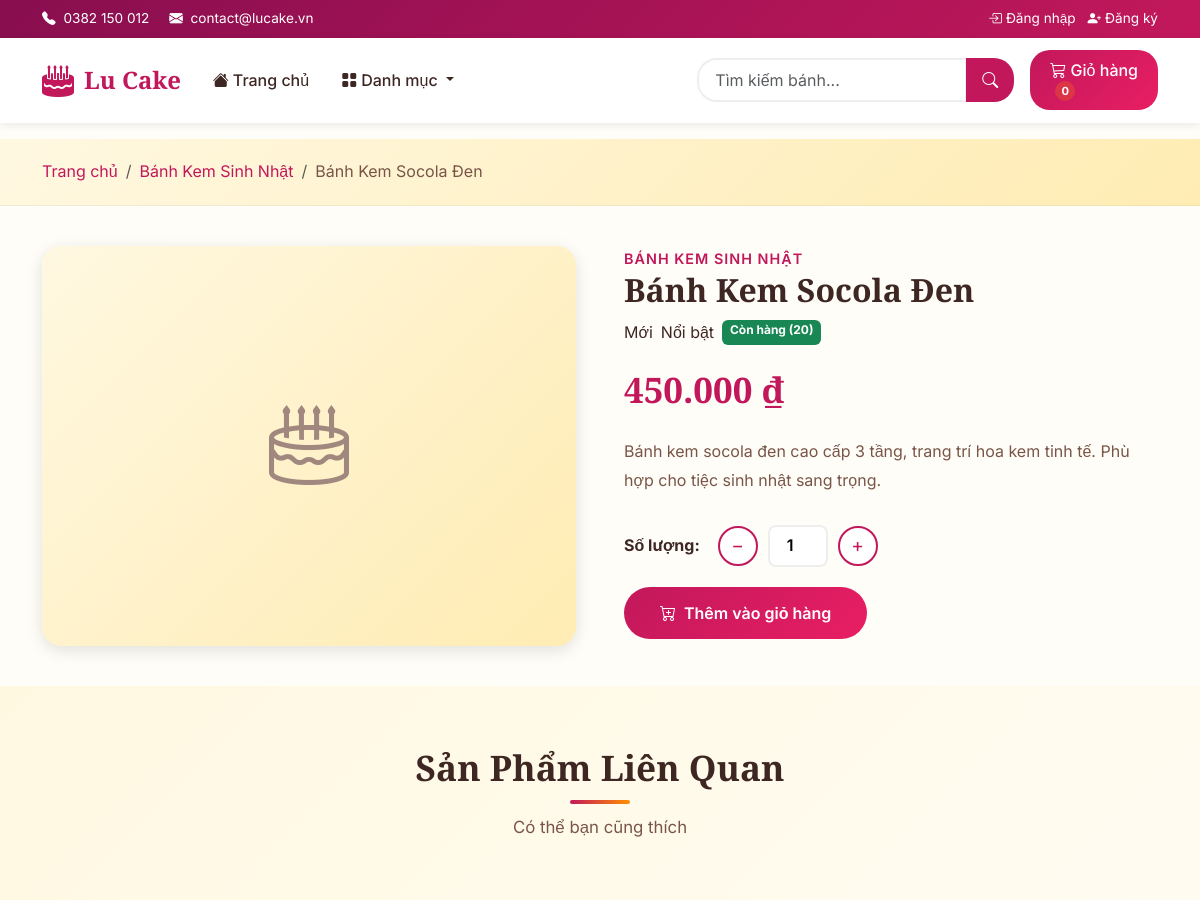
The page /san-pham.php?id=1 (upper part) on the database as committed earlier.
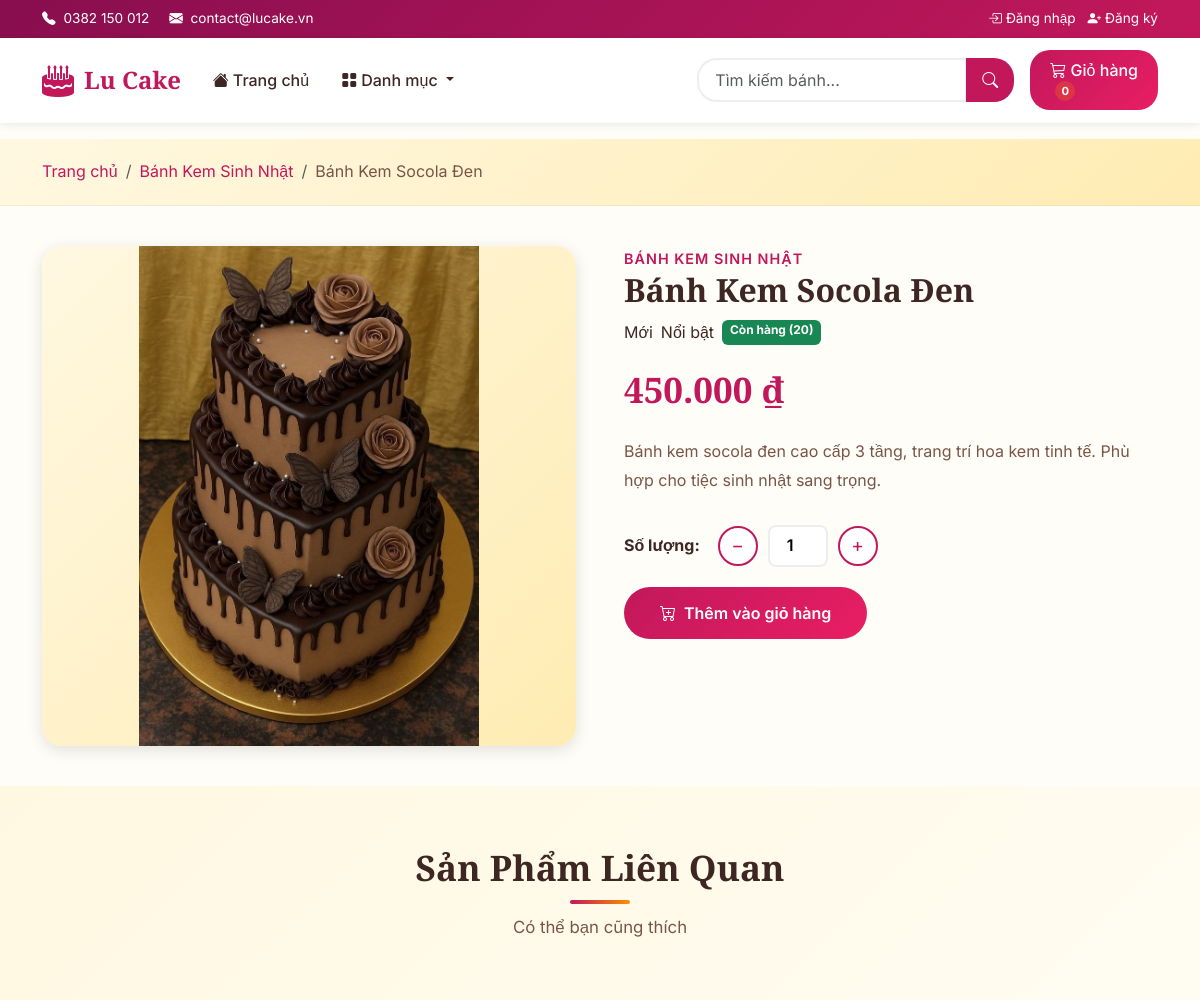
The same page on the database as committed later.
### tables this page shows
CREATE TABLE san_pham (
    id INT AUTO_INCREMENT PRIMARY KEY,
    danh_muc_id INT NOT NULL,
    ten_san_pham VARCHAR(255) NOT NULL,
    mo_ta TEXT,
    gia DECIMAL(12,0) NOT NULL,
    hinh_anh VARCHAR(255),
    noi_bat TINYINT(1) DEFAULT 0,
    moi TINYINT(1) DEFAULT 0,
    ton_kho INT DEFAULT 0,
    ngay_tao TIMESTAMP DEFAULT CURRENT_TIMESTAMP,
    FOREIGN KEY (danh_muc_id) REFERENCES danh_muc(id) ON DELETE CASCADE
);

CREATE TABLE danh_muc (
    id INT AUTO_INCREMENT PRIMARY KEY,
    ten_danh_muc VARCHAR(255) NOT NULL,
    mo_ta TEXT,
    hinh_anh VARCHAR(255),
    ngay_tao TIMESTAMP DEFAULT CURRENT_TIMESTAMP
);

### includes/functions.php (called while the page is built, shortened)
<?php
function formatGia($gia) {
    return number_format($gia, 0, ',', '.') . ' ₫';
}

### san-pham.php (the view, shortened to what this page needs)
<?php
require_once 'config/database.php';
require_once 'includes/functions.php';
$sanPhamId = isset($_GET['id']) ? (int)$_GET['id'] : 0;
$sql = "SELECT sp.*, dm.ten_danh_muc FROM san_pham sp
        JOIN danh_muc dm ON sp.danh_muc_id = dm.id
        WHERE sp.id = ?";
$stmt = $conn->prepare($sql);
$stmt->bind_param("i", $sanPhamId);
$stmt->execute();
$sanPham = $stmt->get_result()->fetch_assoc();
$sqlLienQuan = "SELECT sp.*, dm.ten_danh_muc FROM san_pham sp
                JOIN danh_muc dm ON sp.danh_muc_id = dm.id
                WHERE sp.danh_muc_id = ? AND sp.id != ?
                ORDER BY RAND() LIMIT 4";
$stmtLQ = $conn->prepare($sqlLienQuan);
$stmtLQ->bind_param("ii", $sanPham['danh_muc_id'], $sanPhamId);
$stmtLQ->execute();
$dsLienQuan = $stmtLQ->get_result();
require_once 'includes/header.php';
?>
<section class="breadcrumb-section">
    <div class="container">
        <nav aria-label="breadcrumb">
            <ol class="breadcrumb">
                <li class="breadcrumb-item"><a href="index.php">Trang chủ</a></li>
                <li class="breadcrumb-item"><a href="danh-muc.php?id=<?php echo $sanPham['danh_muc_id']; ?>"><?php echo $sanPham['ten_danh_muc']; ?></a></li>
                <li class="breadcrumb-item active"><?php echo $sanPham['ten_san_pham']; ?></li>
            </ol>
        </nav>
    </div>
</section>
<section class="product-detail">
    <div class="container">
        <div class="row g-5">
            <div class="col-lg-6">
                <div class="product-image">
                    <?php if ($sanPham['hinh_anh'] && file_exists('assets/images/products/' . $sanPham['hinh_anh'])): ?>
                        <img src="assets/images/products/<?php echo $sanPham['hinh_anh']; ?>" alt="<?php echo $sanPham['ten_san_pham']; ?>">
                    <?php else: ?>
                        <div class="img-placeholder" style="height:400px;"><i class="bi bi-cake2" style="font-size:5rem;"></i></div>
                    <?php endif; ?>
                </div>
            </div>
            <div class="col-lg-6">
                <span class="product-category-label"><?php echo $sanPham['ten_danh_muc']; ?></span>
                <h1 class="product-name"><?php echo $sanPham['ten_san_pham']; ?></h1>
                <div class="d-flex gap-2 mb-3">
                    <?php if ($sanPham['moi']): ?><span class="badge-new" style="display:inline-block;">Mới</span><?php endif; ?>
                    <?php if ($sanPham['noi_bat']): ?><span class="badge-featured" style="display:inline-block;">Nổi bật</span><?php endif; ?>
                    <?php if ($sanPham['ton_kho'] > 0): ?>
                        <span class="badge bg-success">Còn hàng (<?php echo $sanPham['ton_kho']; ?>)</span>
                    <?php else: ?>
                        <span class="badge bg-danger">Hết hàng</span>
                    <?php endif; ?>
                </div>
                <div class="product-price"><?php echo formatGia($sanPham['gia']); ?></div>
                <div class="product-description">
                    <?php echo nl2br($sanPham['mo_ta']); ?>
                </div>
                <?php if ($sanPham['ton_kho'] > 0): ?>
                    <form action="gio-hang.php" method="POST">
                        <div class="quantity-control">
                            <label class="me-2 fw-bold">Số lượng:</label>
                            <button type="button" class="btn-qty" id="btn-giam">−</button>
                            <input type="number" name="so_luong" id="so-luong" value="1" min="1" max="<?php echo $sanPham['ton_kho']; ?>">
                            <button type="button" class="btn-qty" id="btn-tang">+</button>
                        </div>
                        <div class="d-flex gap-3">
                            <button type="submit" class="btn btn-primary-custom">
                                <i class="bi bi-cart-plus me-2"></i>Thêm vào giỏ hàng
                            </button>
                        </div>
                    </form>
                <?php endif; ?>
            </div>
        </div>
    </div>
</section>
<?php if ($dsLienQuan->num_rows > 0): ?>
<section class="page-section" style="background: linear-gradient(135deg, var(--cream), var(--bg-light));">
    <div class="container">
        <div class="section-title">
            <h2>Sản Phẩm Liên Quan</h2>
            <p>Có thể bạn cũng thích</p>
        </div>
        <div class="row g-4">
            <?php while ($sp = $dsLienQuan->fetch_assoc()): ?>
                <div class="col-lg-3 col-md-4 col-sm-6">
                </div>
            <?php endwhile; ?>
        </div>
    </div>
</section>
<?php endif; ?>
<?php require_once 'includes/footer.php'; ?>

Rows that differ between the two databases and show on the page:
changed san_pham "Bánh Kem Socola Đen": hinh_anh+ten_san_pham: picture added; hinh_anh "banh-kem-socola.jpg" → "Bánh Kem Socola Đen.jpg" (drawn)
